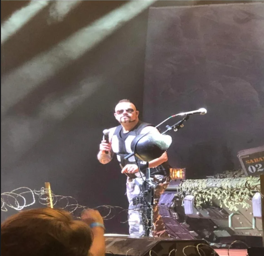
#> input picture les04/joakim.png, 264 x 256 px
$ python bekijk_afbeeldin.py
#> lines starting #> are read from the running program, lines starting #| are printed output that depends on the picture
from PIL import Image

afbeelding = Image.open("joakim.png")
#> afbeelding is the input picture: PIL image 264x256 RGBA; mean R, G, B, A 105.3, 94.7, 90.1, 255
afbeelding.show()

breedte = afbeelding.width
#> breedte = 264
hoogte = afbeelding.height
#> hoogte = 256

helft_breedte = afbeelding.width //2
#> helft_breedte = 132
helft_hoogte = afbeelding.height //2
#> helft_hoogte = 128

nieuwe_afmeting = (helft_breedte, helft_hoogte)
#> nieuwe_afmeting = (132, 128)

kleinere_afbeelding = afbeelding.resize(nieuwe_afmeting)
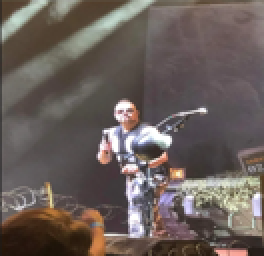
#> kleinere_afbeelding: PIL image 132x128 RGBA (shown 2 times larger); mean R, G, B, A 105.4, 94.7, 90.1, 255

kleinere_afbeelding.save("joakim.png")

kleinere_afbeelding.show()
